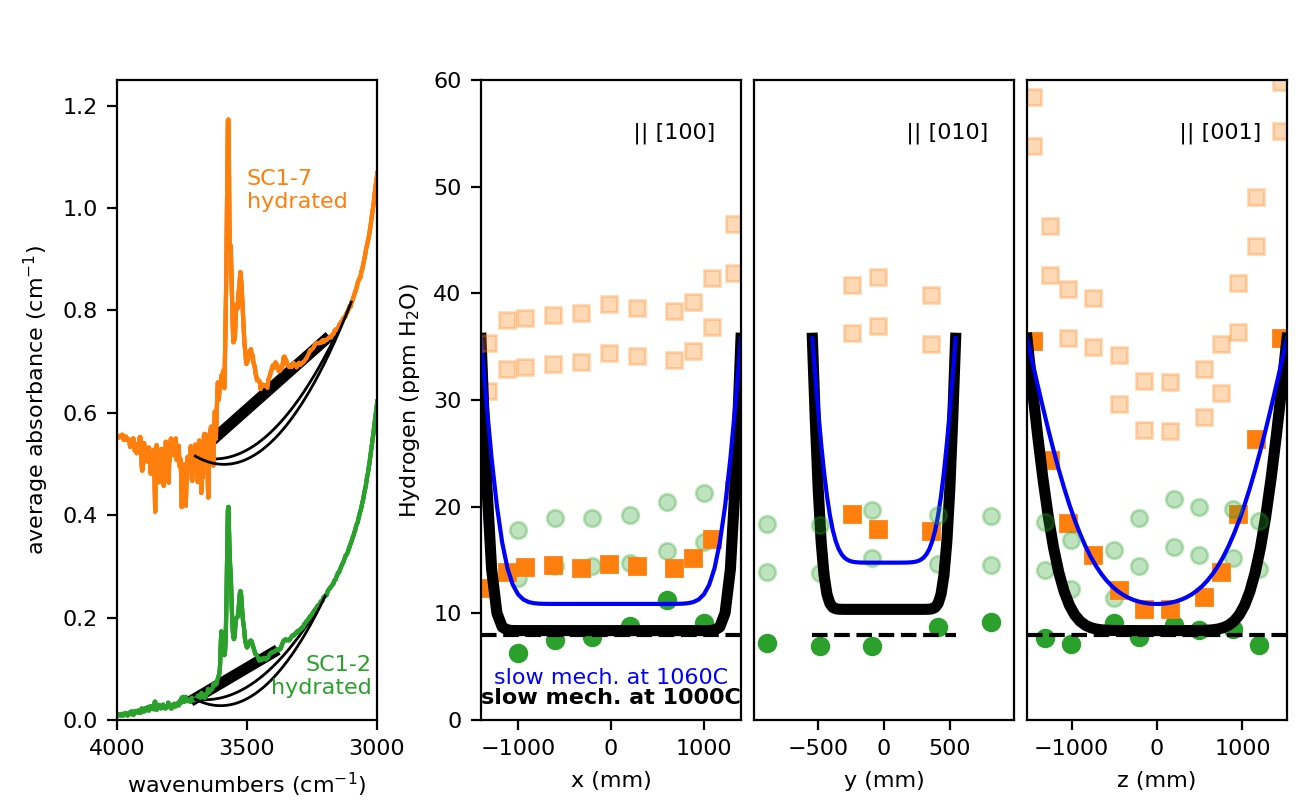

Source code (Python):
# -*- coding: utf-8 -*-
"""
Created on Thu Mar 16 21:25:29 2017

@author: Elizabeth

Figure showing hydration profiles in San Carlos olivines
"""
from __future__ import print_function
from olivine import thisfolder, high_ending, low_ending
from olivine.SanCarlos import SanCarlos_spectra as SC
from pynams import dlib
import matplotlib.pyplot as plt
import numpy as np 

# data
conversion_factor_area2water = 4./7. # see Table 1
wb7 = SC.wb_1000C_SC1_7
wb2 = SC.wb_800C_hyd
spec7 = SC.spec7
spec2 = SC.spec2

# figure setup
fig = plt.figure()
fig.set_size_inches(6.5, 4)

xstart = 0.09
ypstart = 0.1
wgap = 0.01
width = 0.2
height = 0.8
wgapb = 0.08
offset = 0.4

ax1 = fig.add_axes([xstart, ypstart, width, height])
ax4 = fig.add_axes([xstart+width+wgapb, ypstart, width, height])
ax5 = fig.add_axes([xstart+width+wgapb+width+wgap, ypstart, width, height])
ax6 = fig.add_axes([xstart+width+wgapb+2*width+2*wgap, ypstart, width, height])

style2 = {'color':'#2ca02c', 'marker':'o', 'linestyle': 'none'}
style7 = {'color':'#ff7f0e', 'marker':'s', 'linestyle': 'none'}
style2a = {'color':'#2ca02c', 'marker':'o', 'linestyle': 'none', 'alpha':0.3}
style7a = {'color':'#ff7f0e', 'marker':'s', 'linestyle': 'none', 'alpha':0.3}
style2D = {'color': style2['color'], 'linestyle': '-'}
style7D = {'color': style7['color'], 'linestyle': '-'}
styleb = {'color':'k', 'linestyle':'-', 'linewidth':4}

### main baselines
wb2.get_baselines()
wb7.get_baselines()
wb2.make_areas()
wb7.make_areas()
spec2.get_baseline()
spec7.get_baseline()
spec2.make_area()
spec7.make_area()

areas = []
for wb in [wb2, wb7]:
    for prof in wb.profiles:
        prof.areas = prof.areas * conversion_factor_area2water
        areas.append(max(prof.areas))
maxarea = max(areas)

wb2.plot_areas_3panels(axes3=[ax4, ax5, ax6], styles3=[style2a]*3, 
                       centered=True, show_errorbars=False)
wb7.plot_areas_3panels(axes3=[ax4, ax5, ax6], styles3=[style7a]*3, 
                       centered=True, show_errorbars=False)

spec2.plot_showbaseline(axes=ax1, style=style2D)
spec7.plot_showbaseline(axes=ax1, style=style7D, offset=offset)

### add areas from high, linear baselines
wb2.get_baselines(baseline_ending=high_ending)
wb7.get_baselines(baseline_ending=high_ending)
wb2.make_areas()
wb7.make_areas()
spec2.get_baseline(baseline_ending=high_ending)
spec7.get_baseline(baseline_ending=high_ending)

for wb in [wb2, wb7]:
    for prof in wb.profiles:
        prof.areas = prof.areas * conversion_factor_area2water
        areas.append(max(prof.areas))

wb2.plot_areas_3panels(axes3=[ax4, ax5, ax6], styles3=[style2]*3, 
                       centered=True, show_errorbars=False)
wb7.plot_areas_3panels(axes3=[ax4, ax5, ax6], styles3=[style7]*3, 
                       centered=True, show_errorbars=False)

spec2.plot_showbaseline(axes=ax1, style=style2D, style_base=styleb)
spec7.plot_showbaseline(axes=ax1, style=style7D, offset=offset, 
                        style_base=styleb)

### diffusion curves for *linear* baselines
slow = dlib.KM98_slow.whatIsD(celsius=1000, printout=False)[0:3]
#slow = list(np.array(slow) + 0.6)
initial=8
wb7.plot_diffusion(wholeblock_data=False, wholeblock_diffusion=True,
                   centered=True, log10D_m2s=slow, fin=1, 
                   init=initial/maxarea, axes3=[ax4, ax5, ax6],
                   show_line_at_1=False, labelD=False, 
                   style_diffusion=styleb)

faster = dlib.KM98_slow.whatIsD(celsius=1060, printout=False)[0:3]
wb7.plot_diffusion(wholeblock_data=False, wholeblock_diffusion=True,
                   centered=True, log10D_m2s=faster, fin=1, 
                   init=initial/maxarea, axes3=[ax4, ax5, ax6],
                   show_line_at_1=False, labelD=False, 
                   style_diffusion={'color':'blue'})

for ax in [ax4, ax5, ax6]:
    ax.plot(ax.get_xlim(), [initial, initial], '--k')

### add areas from low baselines
wb2.get_baselines(baseline_ending=low_ending)
wb7.get_baselines(baseline_ending=low_ending)
wb2.make_areas()
wb7.make_areas()
spec2.get_baseline(baseline_ending=low_ending)
spec7.get_baseline(baseline_ending=low_ending)
for wb in [wb2, wb7]:
    for prof in wb.profiles:
        prof.areas = prof.areas * conversion_factor_area2water
        areas.append(max(prof.areas))
wb2.plot_areas_3panels(axes3=[ax4, ax5, ax6], styles3=[style2a]*3, 
                       centered=True, show_errorbars=False)
wb7.plot_areas_3panels(axes3=[ax4, ax5, ax6], styles3=[style7a]*3, 
                       centered=True, show_errorbars=False)
spec2.plot_showbaseline(axes=ax1, style=style2D)
spec7.plot_showbaseline(axes=ax1, style=style7D, offset=offset)


### clean up axes
ax1.set_xlim(4000, 3000)
ax1.set_ylim(0, 1.25)

for idx, ax in enumerate([ax4, ax5, ax6]):
    if wb2.sample.lengths_microns[idx] > wb7.sample.lengths_microns[idx]:
        set_x_lim = wb2.sample.lengths_microns[idx] / 2.
    else:
        set_x_lim = wb7.sample.lengths_microns[idx] / 2.
    ax.set_xlim(-set_x_lim, set_x_lim)
    ax.set_ylim(0, 60)

xp = -0.7
xp2 = 0.8
yp = 55
ax4.text(ax4.get_xlim()[1]*xp2, yp, '  || [100]', ha='right', va='center')
ax5.text(ax5.get_xlim()[1]*xp2, yp, '  || [010]', ha='right', va='center')
ax6.text(ax6.get_xlim()[1]*xp2, yp, '  || [001]', ha='right', va='center')
ax5.set_title('')

ax4.set_xlabel('x (mm)')
ax5.set_xlabel('y (mm)')
ax6.set_xlabel('z (mm)')
ax4.set_ylabel('Hydrogen (ppm H$_2$O)')
for ax in [ax5, ax6]:
    ax.axes.get_yaxis().set_ticks([])

ax1.set_xlabel('wavenumbers (cm$^{-1}$)')
ax1.set_ylabel('average absorbance (cm$^{-1}$)')
ax1.text(3020, 0.05, 'SC1-2\nhydrated', color=style2['color'], ha='right')
ax1.text(3500, 1., 'SC1-7\nhydrated', color=style7['color'], ha='left')

ax4.text(0, 3, 'slow mech. at 1000C', ha='center', fontweight='bold', va='top')
ax4.text(0, 3, 'slow mech. at 1060C', ha='center', color='blue', va='bottom')

fig.savefig(thisfolder+'Fig4_hydration_profiles_range.jpg', dpi=200, format='jpg')
